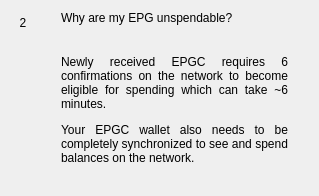
                  <widget class="QWidget" name="widgetFaq2" native="true">
                   <layout class="QHBoxLayout" name="horizontalPage2" stretch="0,1">
                    <item alignment="Qt::AlignTop">
                     <widget class="QLabel" name="labelNumber2">
                      <property name="minimumSize">
                       <size>
                        <width>24</width>
                        <height>24</height>
                       </size>
                      </property>
                      <property name="maximumSize">
                       <size>
                        <width>16777215</width>
                        <height>24</height>
                       </size>
                      </property>
                      <property name="text">
                       <string>2</string>
                      </property>
                      <property name="alignment">
                       <set>Qt::AlignCenter</set>
                      </property>
                     </widget>
                    </item>
                    <item>
                     <layout class="QVBoxLayout" name="verticalLayoutPage2">
                      <property name="spacing">
                       <number>0</number>
                      </property>
                      <property name="leftMargin">
                       <number>20</number>
                      </property>
                      <property name="rightMargin">
                       <number>20</number>
                      </property>
                      <item>
                       <widget class="QLabel" name="labelSubtitle2">
                        <property name="text">
                         <string>Why are my EPG unspendable?</string>
                        </property>
                        <property name="wordWrap">
                         <bool>true</bool>
                        </property>
                       </widget>
                      </item>
                      <item>
                       <spacer name="verticalSpacer_20">
                        <property name="orientation">
                         <enum>Qt::Vertical</enum>
                        </property>
                        <property name="sizeType">
                         <enum>QSizePolicy::Fixed</enum>
                        </property>
                        <property name="sizeHint" stdset="0">
                         <size>
                          <width>20</width>
                          <height>30</height>
                         </size>
                        </property>
                       </spacer>
                      </item>
                      <item>
                       <widget class="QLabel" name="labelContent2">
                        <property name="text">
                         <string>
                           &lt;html&gt;&lt;head/&gt;&lt;body&gt;&lt;p align=&quot;justify&quot;&gt;
                           Newly received EPGC requires 6 confirmations on the network
                           to become eligible for spending which can take ~6 minutes.
                           &lt;/p&gt;&lt;p align=&quot;justify&quot;&gt;
                           Your EPGC wallet also needs to be completely synchronized
                           to see and spend balances on the network.
                           &lt;/p&gt;&lt;/body&gt;&lt;/html&gt;
                         </string>
                        </property>
                        <property name="alignment">
                         <set>Qt::AlignLeading|Qt::AlignLeft|Qt::AlignTop</set>
                        </property>
                        <property name="wordWrap">
                         <bool>true</bool>
                        </property>
                       </widget>
                      </item>
                      <item>
                       <spacer name="verticalSpacer_21">
                        <property name="orientation">
                         <enum>Qt::Vertical</enum>
                        </property>
                        <property name="sizeHint" stdset="0">
                         <size>
                          <width>20</width>
                          <height>20</height>
                         </size>
                        </property>
                       </spacer>
                      </item>
                     </layout>
                    </item>
                   </layout>
                  </widget>
